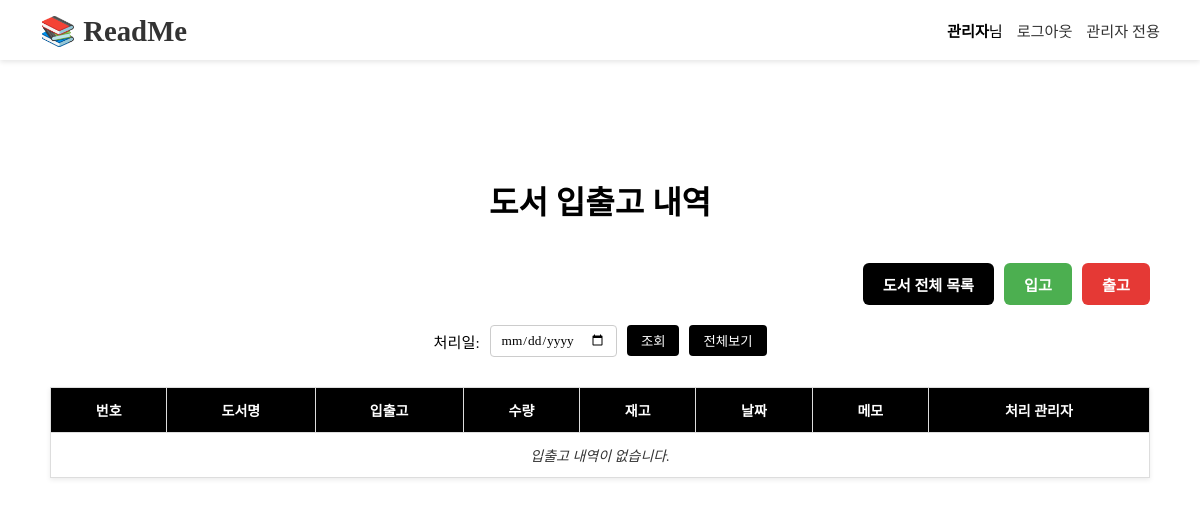
/admin/invenList.php (signed in), run on an earlier commit of the app's database.
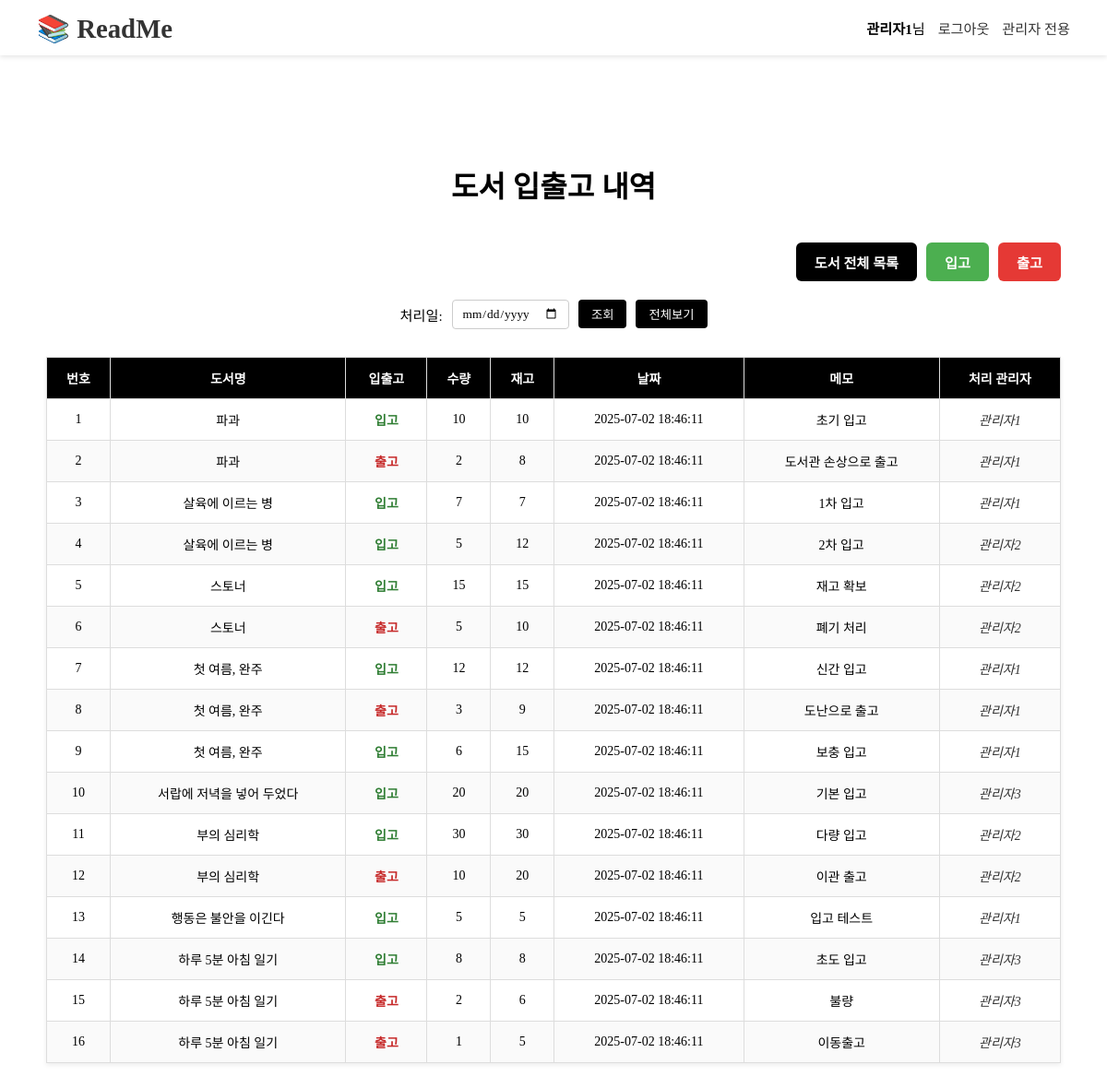
And on a later commit of the database.
### tables this page shows
CREATE TABLE inven (
    ino INT UNSIGNED AUTO_INCREMENT,
    itype BOOLEAN NOT NULL,  
    icount INT NOT NULL,
    istock INT NOT NULL,
    idate DATETIME DEFAULT CURRENT_TIMESTAMP,
    imemo VARCHAR(255),
    bno INT UNSIGNED,
    adno INT UNSIGNED,
    constraint primary key (ino),
	constraint foreign key(bno) references book(bno) on update cascade on delete cascade,
    constraint foreign key(adno) references admin(adno) on update cascade on delete cascade
);

CREATE TABLE book (
    bno INT unsigned AUTO_INCREMENT,     
    btitle VARCHAR(100) NOT NULL,           
    briter VARCHAR(50) NOT NULL,             
    bpub VARCHAR(50) NOT NULL,               
    bimg VARCHAR(100),                        
    sno INT unsigned,                         
    cno INT unsigned NOT NULL,
    constraint primary key (bno),
    constraint foreign key(sno) references slot(sno) on update cascade on delete cascade,
    constraint foreign key(cno) references category(cno) on update cascade on delete cascade
);

### admin/invenList.php (the view, shortened to what this page needs)
<?php
include '../db.php';
$filterDate = isset($_GET['date']) ? $_GET['date'] : '';
$sql = "
    SELECT i.ino, i.itype, i.icount, i.istock, i.idate, i.imemo,
           b.bno, b.btitle,
           a.adname
    FROM inven i
    JOIN book b ON i.bno = b.bno
    LEFT JOIN admin a ON i.adno = a.adno
";
$sql .= " ORDER BY i.idate DESC";
$stmt = $conn->prepare($sql);
$stmt->execute();
$result = $stmt->get_result();
?>
<?php include '../header.php'; ?>
<div class="invenBox">
    <h2 class="invenTitle">도서 입출고 내역</h2>
    <div class="invenButtonWrapper">
        <form action="bookListAll.php" method="get">
            <button type="submit" class="invenButton newBookButton">도서 전체 목록</button>
        </form>
        <form action="inven.php" method="get">
            <button type="submit" class="invenButton inButton">입고</button>
        </form>
        <form action="inven.php" method="get">
            <button type="submit" class="invenButton outButton">출고</button>
        </form>
    </div>
    <form method="get" action="invenList.php" class="dateFilterForm">
        <label for="date">처리일:</label>
        <input type="date" id="date" name="date" value="<?= htmlspecialchars($filterDate) ?>">
        <button type="submit">조회</button>
        <button type="button" onclick="location.href='invenList.php'">전체보기</button>
    </form>
    <div class="invenTableWrapper">
        <table class="invenTable">
            <thead>
                <tr>
                    <th>번호</th>
                    <th>도서명</th>
                    <th>입출고</th>
                    <th>수량</th>
                    <th>재고</th>
                    <th>날짜</th>
                    <th>메모</th>
                    <th>처리 관리자</th>
                </tr>
            </thead>
            <tbody>
                <?php
                if ($result->num_rows > 0) {
                    $displayNo = 1;
                    while ($row = $result->fetch_assoc()) {
                        $typeText = $row['itype'] == 0 ? '입고' : '출고';
                        $typeClass = $row['itype'] == 0 ? 'inType' : 'outType';
                        echo "<tr>";
                        echo "<td>" . $displayNo++ . "</td>";
                        echo "<td>" . htmlspecialchars($row['btitle']) . "</td>";
                        echo "<td class='$typeClass'>" . $typeText . "</td>";
                        echo "<td>" . htmlspecialchars($row['icount']) . "</td>";
                        echo "<td>" . htmlspecialchars($row['istock']) . "</td>";
                        echo "<td>" . htmlspecialchars($row['idate']) . "</td>";
                        echo "<td>" . htmlspecialchars($row['imemo']) . "</td>";
                        echo "<td>" . htmlspecialchars($row['adname']) . "</td>";
                        echo "</tr>";
                    }
                } else {
                    echo "<tr><td colspan='8'>입출고 내역이 없습니다.</td></tr>";
                }
                ?>
            </tbody>
        </table>
    </div>
</div>
</body>
</html>

### header.php (shortened to what this page needs)
<!DOCTYPE html>
<html lang="ko">
<head>
    <link rel="stylesheet" href="/readme/css/main.css">
    <link rel="stylesheet" href="/readme/css/header.css">
    <link rel="stylesheet" href="/readme/css/book.css">
    <link rel="stylesheet" href="/readme/css/user.css">
    <link rel="stylesheet" href="/readme/css/admin.css">
    <link rel="stylesheet" href="/readme/css/board.css">
</head>
<body>
    <header class="globalHeader">
        <div class="headerWrapper">
            <h1 class="siteTitle"><a href="/readme/home.php">📚 ReadMe</a></h1>
            <div class="loginStatus">
            <?php
            if (isset($_SESSION['adno'])) {
                echo "<strong>" . htmlspecialchars($_SESSION['adname']) . "</strong>님
                      <a href='/readme/admin/logout.php'>로그아웃</a>
                      <a href='/readme/admin/info.php'>관리자 전용</a>";
            } else if (isset($_SESSION['uno'])) {
                echo "<strong>" . htmlspecialchars($_SESSION['uname']) . "</strong>님
                      <a href='/readme/user/logout.php'>로그아웃 </a>
                      <a href='/readme/user/info.php'>마이페이지</a>";
            } else {
                echo "
                    <a href='/readme/user/join.php'>회원가입</a>
                    <a href='/readme/user/login.php'>로그인</a>
                ";
            }
            ?>
            </div>
        </div>
    </header>

What changed in the data, as far as the page shows it:
added inven: bno.btitle "파과", itype "입고", icount "10", istock "10", idate "2025-07-02 18:46:11", imemo "초기 입고", adno.adname "관리자1"
added inven: bno.btitle "파과", itype "출고", icount "2", istock "8", idate "2025-07-02 18:46:11", imemo "도서관 손상으로 출고", adno.adname "관리자1"
added inven: bno.btitle "살육에 이르는 병", itype "입고", icount "7", istock "7", idate "2025-07-02 18:46:11", imemo "1차 입고", adno.adname "관리자1"
added inven: bno.btitle "살육에 이르는 병", itype "입고", icount "5", istock "12", idate "2025-07-02 18:46:11", imemo "2차 입고", adno.adname "관리자2"
added inven: bno.btitle "스토너", itype "입고", icount "15", istock "15", idate "2025-07-02 18:46:11", imemo "재고 확보", adno.adname "관리자2"
added inven: bno.btitle "스토너", itype "출고", icount "5", istock "10", idate "2025-07-02 18:46:11", imemo "폐기 처리", adno.adname "관리자2"
added inven: bno.btitle "첫 여름, 완주", itype "입고", icount "12", istock "12", idate "2025-07-02 18:46:11", imemo "신간 입고", adno.adname "관리자1"
added inven: bno.btitle "첫 여름, 완주", itype "출고", icount "3", istock "9", idate "2025-07-02 18:46:11", imemo "도난으로 출고", adno.adname "관리자1"
added inven: bno.btitle "첫 여름, 완주", itype "입고", icount "6", istock "15", idate "2025-07-02 18:46:11", imemo "보충 입고", adno.adname "관리자1"
added inven: bno.btitle "서랍에 저녁을 넣어 두었다", itype "입고", icount "20", istock "20", idate "2025-07-02 18:46:11", imemo "기본 입고", adno.adname "관리자3"
added inven: bno.btitle "부의 심리학", itype "입고", icount "30", istock "30", idate "2025-07-02 18:46:11", imemo "다량 입고", adno.adname "관리자2"
added inven: bno.btitle "부의 심리학", itype "출고", icount "10", istock "20", idate "2025-07-02 18:46:11", imemo "이관 출고", adno.adname "관리자2"
added inven: bno.btitle "행동은 불안을 이긴다", itype "입고", icount "5", istock "5", idate "2025-07-02 18:46:11", imemo "입고 테스트", adno.adname "관리자1"
added inven: bno.btitle "하루 5분 아침 일기", itype "입고", icount "8", istock "8", idate "2025-07-02 18:46:11", imemo "초도 입고", adno.adname "관리자3"
added inven: bno.btitle "하루 5분 아침 일기", itype "출고", icount "2", istock "6", idate "2025-07-02 18:46:11", imemo "불량", adno.adname "관리자3"
added inven: bno.btitle "하루 5분 아침 일기", itype "출고", icount "1", istock "5", idate "2025-07-02 18:46:11", imemo "이동출고", adno.adname "관리자3"
Also different on the page:
$_SESSION['adname']: "관리자" → "관리자1"
text no longer shown: "입출고 내역이 없습니다."
